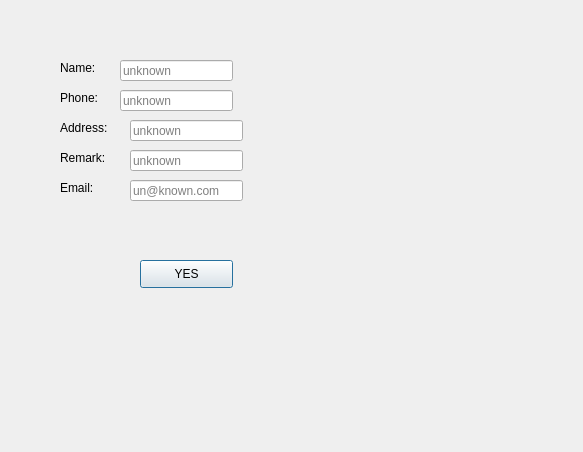
<?xml version="1.0" encoding="UTF-8"?>
<ui version="4.0">
 <class>ChangeInfoPage</class>
 <widget class="QDialog" name="ChangeInfoPage">
  <property name="geometry">
   <rect>
    <x>0</x>
    <y>0</y>
    <width>583</width>
    <height>452</height>
   </rect>
  </property>
  <property name="windowTitle">
   <string>Dialog</string>
  </property>
  <widget class="QLabel" name="label_name">
   <property name="geometry">
    <rect>
     <x>60</x>
     <y>60</y>
     <width>72</width>
     <height>15</height>
    </rect>
   </property>
   <property name="text">
    <string>Name:</string>
   </property>
  </widget>
  <widget class="QLabel" name="label_phone">
   <property name="geometry">
    <rect>
     <x>60</x>
     <y>90</y>
     <width>72</width>
     <height>15</height>
    </rect>
   </property>
   <property name="text">
    <string>Phone:</string>
   </property>
  </widget>
  <widget class="QLabel" name="label_address">
   <property name="geometry">
    <rect>
     <x>60</x>
     <y>120</y>
     <width>72</width>
     <height>15</height>
    </rect>
   </property>
   <property name="text">
    <string>Address:</string>
   </property>
  </widget>
  <widget class="QLabel" name="label_remark">
   <property name="geometry">
    <rect>
     <x>60</x>
     <y>150</y>
     <width>72</width>
     <height>15</height>
    </rect>
   </property>
   <property name="text">
    <string>Remark:</string>
   </property>
  </widget>
  <widget class="QLabel" name="label_email">
   <property name="geometry">
    <rect>
     <x>60</x>
     <y>180</y>
     <width>72</width>
     <height>15</height>
    </rect>
   </property>
   <property name="text">
    <string>Email:</string>
   </property>
  </widget>
  <widget class="QLineEdit" name="lineEdit_name">
   <property name="geometry">
    <rect>
     <x>120</x>
     <y>60</y>
     <width>113</width>
     <height>21</height>
    </rect>
   </property>
   <property name="placeholderText">
    <string>unknown</string>
   </property>
  </widget>
  <widget class="QLineEdit" name="lineEdit_phone">
   <property name="geometry">
    <rect>
     <x>120</x>
     <y>90</y>
     <width>113</width>
     <height>21</height>
    </rect>
   </property>
   <property name="placeholderText">
    <string>unknown</string>
   </property>
  </widget>
  <widget class="QLineEdit" name="lineEdit_address">
   <property name="geometry">
    <rect>
     <x>130</x>
     <y>120</y>
     <width>113</width>
     <height>21</height>
    </rect>
   </property>
   <property name="placeholderText">
    <string>unknown</string>
   </property>
  </widget>
  <widget class="QLineEdit" name="lineEdit_remark">
   <property name="geometry">
    <rect>
     <x>130</x>
     <y>150</y>
     <width>113</width>
     <height>21</height>
    </rect>
   </property>
   <property name="placeholderText">
    <string>unknown</string>
   </property>
  </widget>
  <widget class="QLineEdit" name="lineEdit_email">
   <property name="geometry">
    <rect>
     <x>130</x>
     <y>180</y>
     <width>113</width>
     <height>21</height>
    </rect>
   </property>
   <property name="placeholderText">
    <string>un@known.com</string>
   </property>
  </widget>
  <widget class="QPushButton" name="pushButton">
   <property name="geometry">
    <rect>
     <x>140</x>
     <y>260</y>
     <width>93</width>
     <height>28</height>
    </rect>
   </property>
   <property name="text">
    <string>YES</string>
   </property>
  </widget>
 </widget>
 <resources/>
 <connections/>
</ui>
